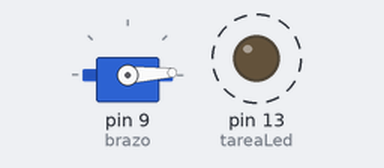
Simulated run of this sketch. Board: Arduino Uno, built with avr-gcc and run on an emulated ATmega328P. Shown: servo, output pins drawn as LEDs (lit = HIGH). Dashed ring = blinking.

Above: at 0.05 s.
At 0.95 s:
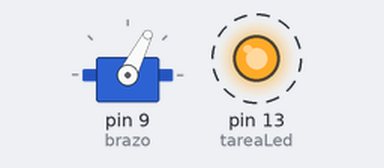
At 2.55 s:
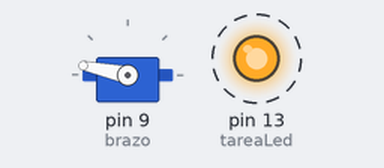
At 4.95 s:
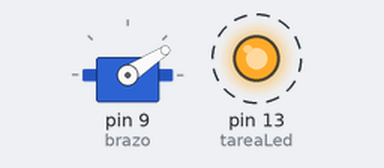
Timing chart, 0 to 7.0 s (numbered marks = the images above):
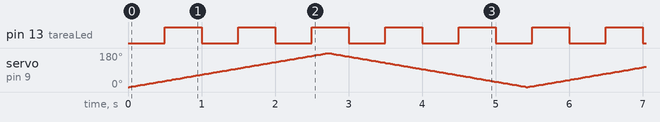

The sketch:

bar-solucion-funciones.ino
```cpp
// Otra solución: cada tarea en su función, con su propio reloj.
#include <Servo.h>

Servo brazo;

void tareaServo() {
  static unsigned long antes = 0;
  static int angulo = 0;
  static int sentido = 1;
  if (millis() - antes < 15) return;
  antes = millis();
  if (angulo == 180) sentido = -1;
  if (angulo == 0) sentido = 1;
  angulo = angulo + sentido;
  brazo.write(angulo);
}

void tareaLed() {
  static unsigned long antes = 0;
  if (millis() - antes < 500) return;
  antes = antes + 500;
  digitalWrite(13, !digitalRead(13));
}

void setup() {
  pinMode(13, OUTPUT);
  brazo.attach(9);
  brazo.write(0);
}

void loop() {
  tareaServo();
  tareaLed();
}
```

Measured:
- by itself, pin 13 (tareaLed): alternates HIGH for 0.50 s and LOW for 0.50 s
